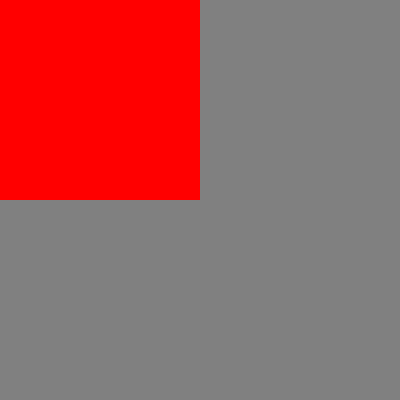
Frame 1 (no input)
Frame 60 (no input): identical to frame 1, image omitted
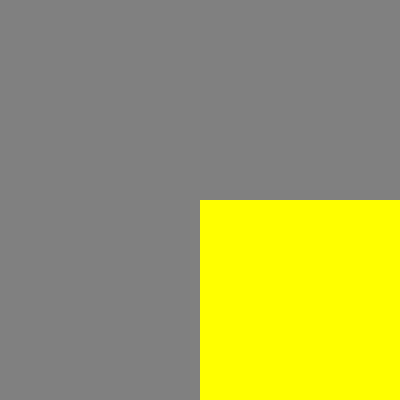
Frame 120 (the mouse pressed at the canvas centre since frame 60)

The p5.js sketch that drew these frames (run headless with seeded random() and noise() and a simulated clock; from frame 60 on, the mouse is pressed at the canvas centre):

// p5.js sketch
// ── sketch.js
function setup() {
  createCanvas(400, 400);
}

function draw() {
  background(128);
  
  let w = width / 2;
  let h = height / 2;
  
  noStroke();
  
  if (mouseX < w && mouseY < h) {
    // top, left quadrant
    fill(255, 0, 0);
    rect(0, 0, w, h);
  }
  else if (mouseX >= w && mouseY < h) {
    // top, right quadrant
    fill(0, 255, 0);
    rect(w, 0, w, h);
  }
  else if (mouseX < w && mouseY >= h) {
    // bottom, left quadrant
    fill(0, 0, 255);
    rect(0, h, w, h);
  }
  else {
    // bottom, right quadrant
    fill(255, 255, 0);
    rect(w, h, w, h);
  }
}
